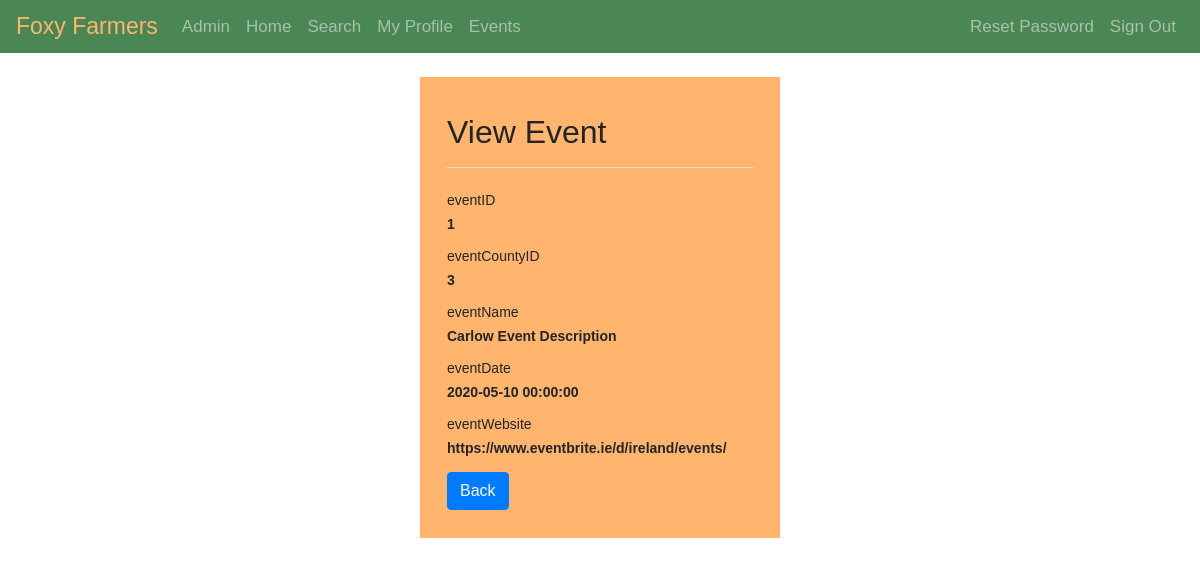
/pages/admin/events-read.php?eventID=1 (signed in), run on the app's committed database.
### tables this page shows
CREATE TABLE events (
  eventID INT NOT NULL,
  eventCountyID INT NOT NULL,
  eventName VARCHAR(128) NOT NULL,
  eventDate DATETIME, 
  eventWebsite VARCHAR(128) NULL DEFAULT "",
  eventPhoto VARCHAR(128) NOT NULL
);

### pages/admin/events-read.php (the view, shortened to what this page needs)
<?php
require_once "../../utilities/config.php";
if(isset($_GET["eventID"]) && !empty(trim($_GET["eventID"]))){
    $sql = "SELECT * FROM events WHERE eventID = ?";
    if($stmt = mysqli_prepare($link, $sql)){
        mysqli_stmt_bind_param($stmt, "i", $param_eventID);
        if(mysqli_stmt_execute($stmt)){
            $result = mysqli_stmt_get_result($stmt);
            if(mysqli_num_rows($result) == 1){
                $row = mysqli_fetch_array($result, MYSQLI_ASSOC);
            } else{
                header("location: admin-error.php");
                exit();
            }
        } else{
            echo "Oops! Something went wrong. Please try again later.";
        }
    }
} else{
    header("location: admin-error.php");
    exit();
}
?>
    <div class="wrapper wrapper-admin-narrow">
        <div class="container-fluid">
            <div class="row">
                <div class="col-md-12">
                    <div class="pb-2 mt-4 mb-4 border-bottom">
                        <h2>View Event</h2>
                    </div>
                    <div class="form-group">
                        <label>eventID</label>
                        <p class="form-control-static"><?php echo '<b>' . $row["eventID"] . '</b>' ; ?></p>
                    </div>
                    <div class="form-group">
                        <label>eventCountyID</label>
                        <p class="form-control-static"><?php echo '<b>' . $row["eventCountyID"] . '</b>' ; ?></p>
                    </div>
                    <div class="form-group">
                        <label>eventName</label>
                        <p class="form-control-static"><?php echo '<b>' . $row["eventName"] . '</b>' ; ?></p>
                    </div>
                    <div class="form-group">
                        <label>eventDate</label>
                        <p class="form-control-static"><?php echo '<b>' . $row["eventDate"] . '</b>' ; ?></p>
                    </div>
                    <div class="form-group">
                        <label>eventWebsite</label>
                        <p class="form-control-static"><?php echo '<b>' . $row["eventWebsite"] . '</b>' ; ?></p>
                    </div>
                    <p><a href="events-home.php" class="btn btn-primary">Back</a></p>
                </div>
            </div>
        </div>
    </div>

### style/style.css (style rules this page uses)
* { -webkit-box-sizing: border-box; -moz-box-sizing: border-box; -ms-box-sizing: border-box; box-sizing: border-box; }
:root { --main-orange-color: rgb(255,181,110); --main-orange-color-inner-shadow: rgba(202, 126, 54, 0.8); --main-orange-color-outer-shadow: rgba(0, 0, 0, 0.5); --main-green-color: hsl(130, 29%, 41%); }
body { font: 14px sans-serif; background-image: url("../images/site-photos/background.png"); background-color: white; background-attachment: fixed; background-position: 50% 50%; // 3rdMay2020 Centre Background Image RM }
.wrapper { width: 30%; padding: 1%; margin: 2% auto; background-color: var(--main-orange-color); }
.navbar { background-color: var(--main-green-color); }
.navbar .navbar-brand { color: var(--main-orange-color); font-size: 23px; }
.navbar .nav-item { font-size: 17px; }

### data on the page
events: eventID "1", eventCountyID "3", eventName "Carlow Event Description", eventDate "2020-05-10 00:00:00", eventWebsite "https://www.eventbrite.ie/d/ireland/events/"
